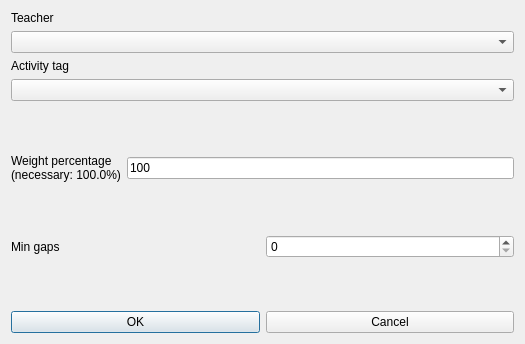
<?xml version="1.0" encoding="UTF-8"?>
<ui version="4.0">
 <class>ModifyConstraintTeacherMinGapsBetweenActivityTagForm_template</class>
 <widget class="QDialog" name="ModifyConstraintTeacherMinGapsBetweenActivityTagForm_template">
  <property name="geometry">
   <rect>
    <x>0</x>
    <y>0</y>
    <width>525</width>
    <height>344</height>
   </rect>
  </property>
  <property name="windowTitle">
   <string extracomment="This is the title of the dialog to modify a constraint of this type">Modify teacher min gaps between activity tag</string>
  </property>
  <layout class="QVBoxLayout" name="verticalLayout_2">
   <item>
    <layout class="QVBoxLayout" name="verticalLayout">
     <item>
      <widget class="QLabel" name="teachersTextLabel">
       <property name="frameShape">
        <enum>QFrame::NoFrame</enum>
       </property>
       <property name="frameShadow">
        <enum>QFrame::Plain</enum>
       </property>
       <property name="text">
        <string>Teacher</string>
       </property>
       <property name="wordWrap">
        <bool>false</bool>
       </property>
      </widget>
     </item>
     <item>
      <widget class="QComboBox" name="teacherComboBox">
       <property name="editable">
        <bool>false</bool>
       </property>
       <property name="insertPolicy">
        <enum>QComboBox::NoInsert</enum>
       </property>
       <property name="duplicatesEnabled">
        <bool>false</bool>
       </property>
      </widget>
     </item>
     <item>
      <widget class="QLabel" name="activityTagTextLabel">
       <property name="frameShape">
        <enum>QFrame::NoFrame</enum>
       </property>
       <property name="frameShadow">
        <enum>QFrame::Plain</enum>
       </property>
       <property name="text">
        <string>Activity tag</string>
       </property>
       <property name="wordWrap">
        <bool>false</bool>
       </property>
      </widget>
     </item>
     <item>
      <widget class="QComboBox" name="activityTagComboBox">
       <property name="editable">
        <bool>false</bool>
       </property>
       <property name="insertPolicy">
        <enum>QComboBox::NoInsert</enum>
       </property>
       <property name="duplicatesEnabled">
        <bool>false</bool>
       </property>
      </widget>
     </item>
    </layout>
   </item>
   <item>
    <spacer name="spacer6">
     <property name="orientation">
      <enum>Qt::Vertical</enum>
     </property>
     <property name="sizeType">
      <enum>QSizePolicy::Expanding</enum>
     </property>
     <property name="sizeHint" stdset="0">
      <size>
       <width>20</width>
       <height>20</height>
      </size>
     </property>
    </spacer>
   </item>
   <item>
    <layout class="QHBoxLayout" name="horizontalLayout_2">
     <item>
      <widget class="QLabel" name="weightTextLabel">
       <property name="frameShape">
        <enum>QFrame::NoFrame</enum>
       </property>
       <property name="frameShadow">
        <enum>QFrame::Plain</enum>
       </property>
       <property name="text">
        <string>Weight percentage
(necessary: 100.0%)</string>
       </property>
       <property name="wordWrap">
        <bool>false</bool>
       </property>
      </widget>
     </item>
     <item>
      <widget class="QLineEdit" name="weightLineEdit">
       <property name="text">
        <string notr="true">100</string>
       </property>
      </widget>
     </item>
    </layout>
   </item>
   <item>
    <spacer name="verticalSpacer">
     <property name="orientation">
      <enum>Qt::Vertical</enum>
     </property>
     <property name="sizeHint" stdset="0">
      <size>
       <width>20</width>
       <height>25</height>
      </size>
     </property>
    </spacer>
   </item>
   <item>
    <layout class="QHBoxLayout" name="horizontalLayout">
     <item>
      <widget class="QLabel" name="minGapsTextLabel">
       <property name="frameShape">
        <enum>QFrame::NoFrame</enum>
       </property>
       <property name="frameShadow">
        <enum>QFrame::Plain</enum>
       </property>
       <property name="text">
        <string>Min gaps</string>
       </property>
       <property name="wordWrap">
        <bool>false</bool>
       </property>
      </widget>
     </item>
     <item>
      <widget class="QSpinBox" name="minGapsSpinBox"/>
     </item>
    </layout>
   </item>
   <item>
    <spacer name="verticalSpacer_2">
     <property name="orientation">
      <enum>Qt::Vertical</enum>
     </property>
     <property name="sizeHint" stdset="0">
      <size>
       <width>20</width>
       <height>26</height>
      </size>
     </property>
    </spacer>
   </item>
   <item>
    <layout class="QHBoxLayout">
     <item>
      <widget class="QPushButton" name="okPushButton">
       <property name="text">
        <string>OK</string>
       </property>
      </widget>
     </item>
     <item>
      <widget class="QPushButton" name="cancelPushButton">
       <property name="text">
        <string>Cancel</string>
       </property>
      </widget>
     </item>
    </layout>
   </item>
  </layout>
 </widget>
 <layoutdefault spacing="6" margin="11"/>
 <resources/>
 <connections/>
</ui>
